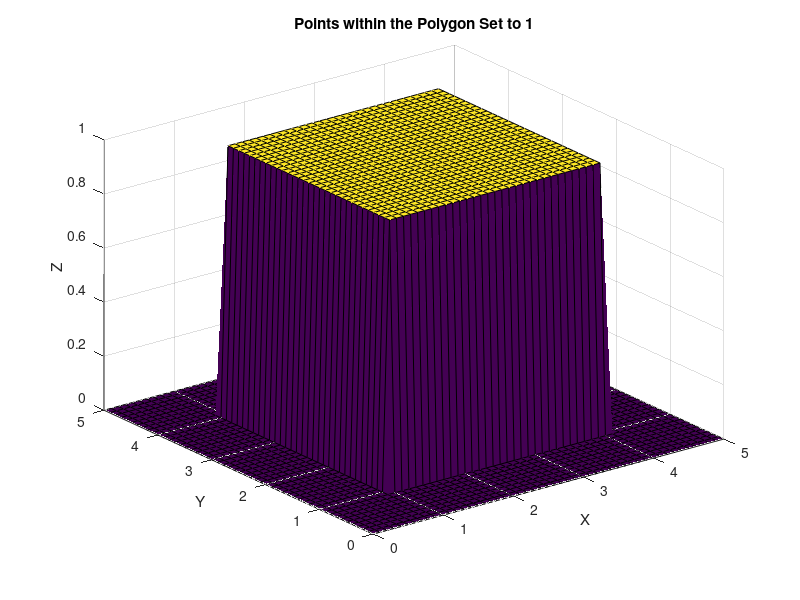

MATLAB code to generate this figure:
clc;
clear;
% 定义多边形的顶点
left_top_x = 1; left_bot_x = 1;
right_bot_x = 4; right_top_x = 4;
left_top_y = 4; left_bot_y = 1;
right_bot_y = 1; right_top_y = 4;

% 定义多边形的x和y坐标
x = [left_top_x, left_bot_x, right_bot_x, right_top_x];
y = [left_top_y, left_bot_y, right_bot_y, right_top_y];

% 生成meshgrid
[sx, sy] = meshgrid(0:0.1:5, 0:0.1:5);

% 初始化sz
sz = zeros(size(sx));

% 确定哪些点位于多边形内
in = inpolygon(sx, sy, x, y);

% 将位于多边形内的点的sz值设置为1
sz(in) = 1;

% 绘制结果
figure;
surf(sx, sy, sz);
% shading interp;
title('Points within the Polygon Set to 1');
xlabel('X');
ylabel('Y');
zlabel('Z');